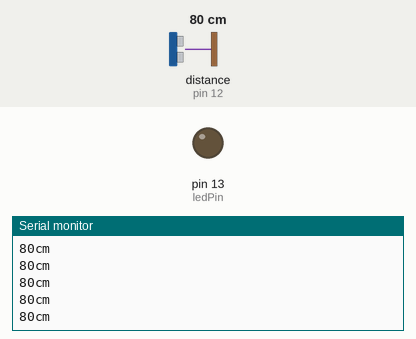
The sketch below on a simulated Arduino Uno, built with avr-gcc and run on an emulated ATmega328P. Parts: output pins drawn as LEDs (lit = HIGH), the last lines printed to the serial monitor. Inputs (shaded band) come from the test bench; at power-on: distance to the obstacle (sensor on pin 12) 80 cm. The echo pulse lasts 58.3 µs per cm.

Above: at 2.2 s.
2.3 s: distance to the obstacle (sensor on pin 12) set to 2 cm
At 2.7 s:
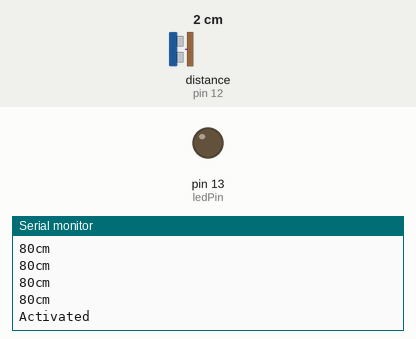
3.8 s: distance to the obstacle (sensor on pin 12) set to 250 cm
At 3.84 s:
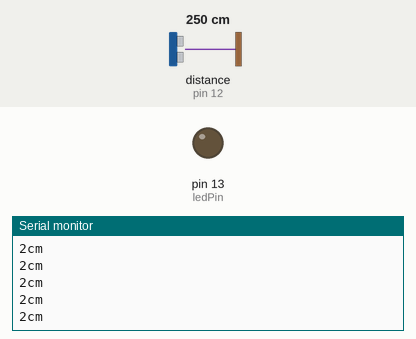
Timing chart, 0 to 6.8 s (numbered marks = the images above; inputs shaded):
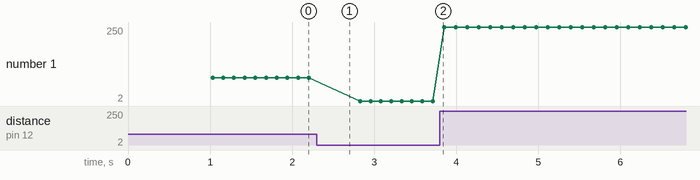

Measured:
- after the input at 2.3 s, the serial monitor: prints a new line at once (image 1)
- plotted number 1: 80 → 2 after the input at 2.3 s, 2 → 250 after the input at 3.8 s

The sketch:

Sketch_3.ino.ino
```cpp
#include <SR04.h>

#include <HCSR04.h>

//www.elegoo.com
//2016.12.08
#include "SR04.h"
#define TRIG_PIN 12
#define ECHO_PIN 11
SR04 sr04 = SR04(ECHO_PIN,TRIG_PIN);
long distance;
const int ledPin =  LED_BUILTIN;
int ledState = LOW;
int counter = 0;
boolean hasPassed = true;
unsigned long previousMillis = 0;
const long interval = 200;

void setup() {
   Serial.begin(9600);
   delay(1000);
   pinMode(ledPin, OUTPUT);
}

void loop() {
   distance=sr04.Distance();
   if(distance < 80){
    if(hasPassed) {
      Serial.println("Activated");
      hasPassed = false;
      delay(500);
    }
   } else {
      hasPassed = true;
   }

   Serial.print(distance);
   Serial.println("cm");
   delay(100);
   }
```
